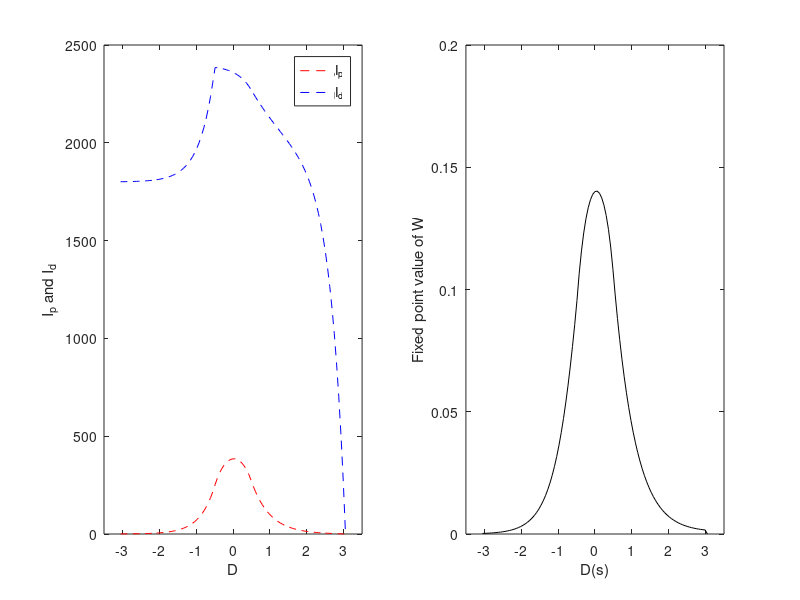

The MATLAB script that drew this image:
clear all
close all

%% parameters
del_x = 1.87; %length of track
del_t = 6.1; %time of track traversal
t_trial = del_t;
gamma = 3;
tau_p = .5; %time constant for LTP trace
tau_d = 1.5; %time constant for LTD trace
eta_p = .25; %activation constant for LTP trace
eta_d = 200; %activation constant for LTD trace
alpha = 1; %activation constant for LTD trace
T_max_p = 2.2; %maximum value for LTP trace
T_max_d = 2; %maximum value for LTD trace
T_0_p = 0; %basal level of LTP trace
T_0_d = 1.5; %basal level of LTD trace
T_max_py = T_max_p - T_0_p;
T_max_dy = T_max_d - T_0_d;
tau_P = .4; %time constant of instructive signal
dur_rf = 1; %duration of rectangular place field
t_1 = del_t/2 - dur_rf/2; %start of rectangular place field
t_2 = t_1 + dur_rf; %end of rectangular place field
t_0_list = 0:del_t/100:del_t;
[W,I_p_list, I_d_list] = deal(zeros(1,length(t_0_list)));
W_ind = 1;

%% analytical solution for 3 conditions (see appendix)
for t_0 = t_0_list
    if t_0 < t_1
        factor_p = gamma*eta_p*alpha*T_max_py/(1 + eta_p*alpha);
        factor_d = gamma*eta_d*alpha*T_max_dy/(1 + eta_d*alpha);
        term_1_p = tau_P*exp(t_0/tau_P)*(exp(-t_1/tau_P) - exp(-t_2/tau_P));
        term_1_d = tau_P*exp(t_0/tau_P)*(exp(-t_1/tau_P) - exp(-t_2/tau_P));
        factor_2_p = exp((1+eta_p*alpha)*t_1/tau_p + t_0/tau_P)/((1 + eta_p*alpha)/tau_p + 1/tau_P);
        factor_2_d = exp((1+eta_d*alpha)*t_1/tau_d + t_0/tau_P)/((1 + eta_d*alpha)/tau_d + 1/tau_P);
        term_2_p = exp(-((1 + eta_p*alpha)/tau_p + 1/tau_P)*t_2) - exp(-((1 + eta_p*alpha)/tau_p + 1/tau_P)*t_1);
        term_2_d = exp(-((1 + eta_d*alpha)/tau_d + 1/tau_P)*t_2) - exp(-((1 + eta_d*alpha)/tau_d + 1/tau_P)*t_1);
        factor_3_p = (exp(t_0/tau_P + ((1 + eta_p*alpha)*t_1/tau_p) - eta_p*alpha*t_2/tau_p) - exp(t_2/tau_p + t_0/tau_P))/(1/tau_p + 1/tau_P);
        factor_3_d = (exp(t_0/tau_P + ((1 + eta_d*alpha)*t_1/tau_d) - eta_d*alpha*t_2/tau_d) - exp(t_2/tau_d + t_0/tau_P))/(1/tau_d + 1/tau_P);
        term_3_p = exp(-(1/tau_p + 1/tau_P)*t_trial) - exp(-(1/tau_p + 1/tau_P)*t_2);
        term_3_d = exp(-(1/tau_d + 1/tau_P)*t_trial) - exp(-(1/tau_d + 1/tau_P)*t_2);
        term_4_p = gamma*T_0_p*tau_P*exp(t_0/tau_P)*(exp(-t_0/tau_P) - exp(-t_trial/tau_P));
        term_4_d = gamma*T_0_d*tau_P*exp(t_0/tau_P)*(exp(-t_0/tau_P) - exp(-t_trial/tau_P));
        
        I_p = factor_p*(term_1_p + factor_2_p*term_2_p + factor_3_p*term_3_p) + term_4_p;
        I_d = factor_d*(term_1_d + factor_2_d*term_2_d + factor_3_d*term_3_d) + term_4_d;
        
        W(W_ind) = I_p/(I_p + I_d);
        I_p_list(W_ind) = I_p;
        I_d_list(W_ind) = I_d;
        
    elseif (t_1 <= t_0) && (t_0 < t_2)
        factor_p = gamma*eta_p*alpha*T_max_py/(1 + eta_p*alpha);
        factor_d = gamma*eta_d*alpha*T_max_dy/(1 + eta_d*alpha);
        term_1_p = tau_P*(1 - exp(-(t_2-t_0)/tau_P));
        term_1_d = tau_P*(1 - exp(-(t_2-t_0)/tau_P));
        factor_2_p = exp((1+eta_p*alpha)*t_1/tau_p + t_0/tau_P)/((1 + eta_p*alpha)/tau_p + 1/tau_P);
        factor_2_d = exp((1+eta_d*alpha)*t_1/tau_d + t_0/tau_P)/((1 + eta_d*alpha)/tau_d + 1/tau_P);
        term_2_p = exp(-((1 + eta_p*alpha)/tau_p + 1/tau_P)*t_2) - exp(-((1 + eta_p*alpha)/tau_p + 1/tau_P)*t_0);
        term_2_d = exp(-((1 + eta_d*alpha)/tau_d + 1/tau_P)*t_2) - exp(-((1 + eta_d*alpha)/tau_d + 1/tau_P)*t_0);
        factor_3_p = (exp(t_0/tau_P + ((1 + eta_p*alpha)*t_1/tau_p) - eta_p*alpha*t_2/tau_p) - exp(t_2/tau_p + t_0/tau_P))/(1/tau_p + 1/tau_P);
        factor_3_d = (exp(t_0/tau_P + ((1 + eta_d*alpha)*t_1/tau_d) - eta_d*alpha*t_2/tau_d) - exp(t_2/tau_d + t_0/tau_P))/(1/tau_d + 1/tau_P);
        term_3_p = exp(-(1/tau_p + 1/tau_P)*t_trial) - exp(-(1/tau_p + 1/tau_P)*t_2);
        term_3_d = exp(-(1/tau_d + 1/tau_P)*t_trial) - exp(-(1/tau_d + 1/tau_P)*t_2);
        term_4_p = gamma*T_0_p*tau_P*exp(t_0/tau_P)*(exp(-t_0/tau_P) - exp(-t_trial/tau_P));
        term_4_d = gamma*T_0_d*tau_P*exp(t_0/tau_P)*(exp(-t_0/tau_P) - exp(-t_trial/tau_P));
        
        I_p = factor_p*(term_1_p + factor_2_p*term_2_p + factor_3_p*term_3_p) + term_4_p;
        I_d = factor_d*(term_1_d + factor_2_d*term_2_d + factor_3_d*term_3_d) + term_4_d;
        
        W(W_ind) = I_p/(I_p + I_d);
        I_p_list(W_ind) = I_p;
        I_d_list(W_ind) = I_d;
        
    elseif (t_2 <= t_0) && (t_0 < t_trial)
        factor_p = gamma*eta_p*alpha*T_max_py/(1 + eta_p*alpha);
        factor_d = gamma*eta_d*alpha*T_max_dy/(1 + eta_d*alpha);
        factor_3_p = (exp(t_0/tau_P + ((1 + eta_p*alpha)*t_1/tau_p) - eta_p*alpha*t_2/tau_p) - exp(t_2/tau_p + t_0/tau_P))/(1/tau_p + 1/tau_P);
        factor_3_d = (exp(t_0/tau_P + ((1 + eta_d*alpha)*t_1/tau_d) - eta_d*alpha*t_2/tau_d) - exp(t_2/tau_d + t_0/tau_P))/(1/tau_d + 1/tau_P);
        term_3_p = exp(-(1/tau_p + 1/tau_P)*t_trial) - exp(-(1/tau_p + 1/tau_P)*t_0);
        term_3_d = exp(-(1/tau_d + 1/tau_P)*t_trial) - exp(-(1/tau_d + 1/tau_P)*t_0);
        term_4_p = gamma*T_0_p*tau_P*exp(t_0/tau_P)*(exp(-t_0/tau_P) - exp(-t_trial/tau_P));
        term_4_d = gamma*T_0_d*tau_P*exp(t_0/tau_P)*(exp(-t_0/tau_P) - exp(-t_trial/tau_P));
        
        I_p = factor_p*(factor_3_p*term_3_p) + term_4_p;
        I_d = factor_d*(factor_3_d*term_3_d) + term_4_d;
        
        W(W_ind) = I_p/(I_p + I_d);
        I_p_list(W_ind) = I_p;
        I_d_list(W_ind) = I_d;
    end
    W_ind = W_ind + 1;
end

%% plotting
figure
subplot(1,2,1)
plot(t_0_list-del_t/2,I_p_list*1000, 'r--')
hold on
plot(t_0_list-del_t/2,I_d_list*1000, 'b--')
xlabel('D')
ylabel('I_{p} and I_{d}')
legend('I_{p}','I_{d}')
xlim([-3.5 3.5])
xticks([-3:1:3])
% ylim([0 .65])

subplot(1,2,2)
plot(t_0_list-del_t/2,W, 'k-')
xlabel('D(s)')
ylabel('Fixed point value of W')
xlim([-3.5 3.5])
xticks([-3:1:3])
        
        